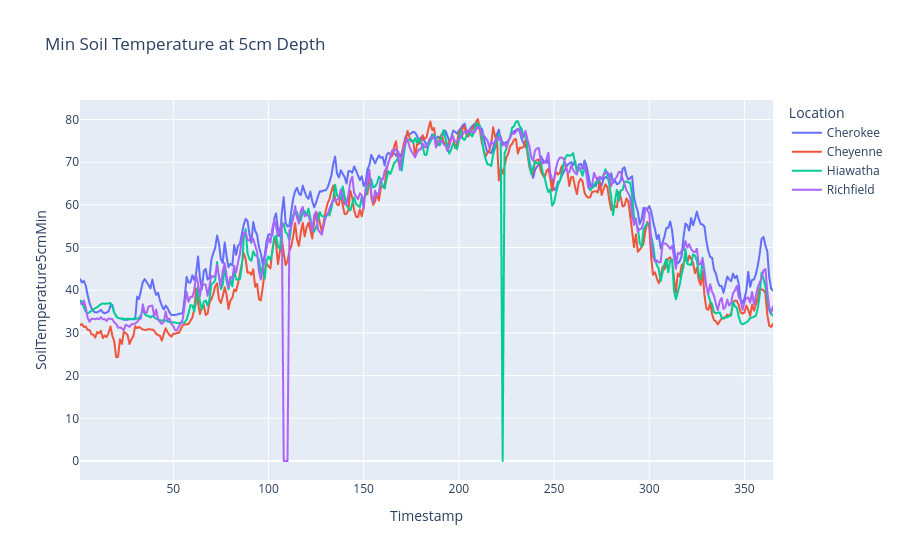

The notebook cell this image was saved under:
### Markdown cell above
And now we can graph it!

### Code cell
fig=px.line(combined_df,
  x='Timestamp', 
  y='SoilTemperature5cmMin', 
  color='Location',
  title='Min Soil Temperature at 5cm Depth',
  labels={'x': 'Day of Year', 'y': 'Soil Temperature (°F)', 'variable': 'Measurement'},
  )
fig.show()

### Figure 1 — Plotly figure (JSON) as saved in the notebook; plotly's stock layout.template omitted (floating-point values rounded to 4 significant figures; data arrays with more than 128 entries replaced by an {"elided": "..."} marker saying what was removed)
{"data": [{"hovertemplate": "Location=Cherokee<br>Timestamp=%{x}<br>SoilTemperature5cmMin=%{y}<extra></extra>", "legendgroup": "Cherokee", "line": {"color": "#636efa", "dash": "solid"}, "marker": {"symbol": "circle"}, "mode": "lines", "name": "Cherokee", "showlegend": true, "type": "scattergl", "x": {"elided": "365 int values"}, "xaxis": "x", "y": {"elided": "365 float values"}, "yaxis": "y"}, {"hovertemplate": "Location=Cheyenne<br>Timestamp=%{x}<br>SoilTemperature5cmMin=%{y}<extra></extra>", "legendgroup": "Cheyenne", "line": {"color": "#EF553B", "dash": "solid"}, "marker": {"symbol": "circle"}, "mode": "lines", "name": "Cheyenne", "showlegend": true, "type": "scattergl", "x": {"elided": "365 int values"}, "xaxis": "x", "y": {"elided": "365 float values"}, "yaxis": "y"}, {"hovertemplate": "Location=Hiawatha<br>Timestamp=%{x}<br>SoilTemperature5cmMin=%{y}<extra></extra>", "legendgroup": "Hiawatha", "line": {"color": "#00cc96", "dash": "solid"}, "marker": {"symbol": "circle"}, "mode": "lines", "name": "Hiawatha", "showlegend": true, "type": "scattergl", "x": {"elided": "365 int values"}, "xaxis": "x", "y": {"elided": "365 float values"}, "yaxis": "y"}, {"hovertemplate": "Location=Richfield<br>Timestamp=%{x}<br>SoilTemperature5cmMin=%{y}<extra></extra>", "legendgroup": "Richfield", "line": {"color": "#ab63fa", "dash": "solid"}, "marker": {"symbol": "circle"}, "mode": "lines", "name": "Richfield", "showlegend": true, "type": "scattergl", "x": {"elided": "365 int values"}, "xaxis": "x", "y": {"elided": "365 float values"}, "yaxis": "y"}], "layout": {"legend": {"title": {"text": "Location"}, "tracegroupgap": 0}, "title": {"text": "Min Soil Temperature at 5cm Depth"}, "xaxis": {"anchor": "y", "domain": [0, 1], "title": {"text": "Timestamp"}}, "yaxis": {"anchor": "x", "domain": [0, 1], "title": {"text": "SoilTemperature5cmMin"}}}}
